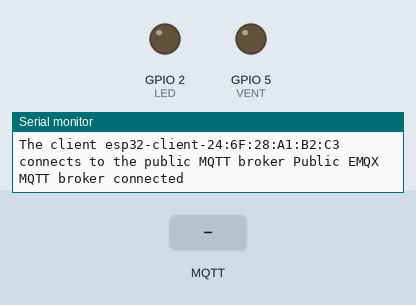
A sketch run on a simulated ESP32. Parts: output pins drawn as LEDs (lit = HIGH), the last lines printed to the serial monitor. The test bench sets the inputs (shaded band). WiFi joins after 1.5 s; servers stay silent unless stated; no MQTT or app messages arrive unless stated.

Above: at 2.7 s.
2.8 s: MQTT message "1" arrives on the first subscribed topic
At 3.6 s:
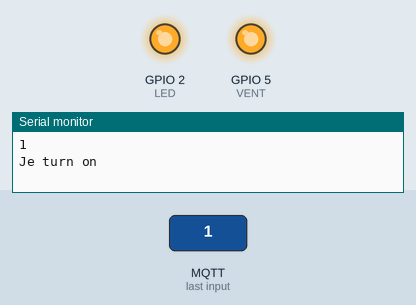
4.3 s: MQTT message "0" arrives on the first subscribed topic
At 4.7 s:
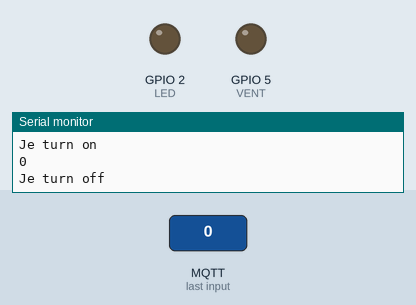
Timing chart, 0 to 7.3 s (numbered marks = the images above; inputs shaded):
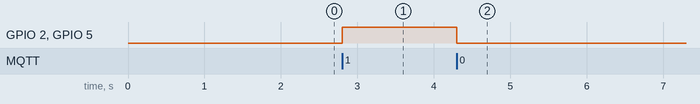

Measured:
- after the input at 2.8 s, GPIO 2 (LED), GPIO 5 (VENT): LOW → HIGH at once
- after the input at 4.3 s, GPIO 2 (LED), GPIO 5 (VENT): HIGH → LOW at once

The sketch:

sprint2.ino
```cpp
#include "WiFi.h"
#include "PubSubClient.h"
#include <WiFiClientSecure.h>

#define LED 2
#define ON 4
#define VENT 5

// WiFi
const char *ssid = "Pixel_2035";
const char *password = "chauffage";
//MQTT Broker
const char *mqtt_broker = "3f68ce49b7714ea2ac988e755d35fd99.s1.eu.hivemq.cloud"; //148.60.35.79 sur univ rennes, sinon sur pixel
const char *topic = "CONTROL";
const char *mqtt_username = "chauffapagnan";
const char *mqtt_password = "Chauffapagnan24";
const int mqtt_port = 8883;
WiFiClientSecure espClient;
PubSubClient client(espClient);

boolean led = false;


void callback(char* topic, byte* payload, unsigned int length) {
  char msg[length];
  for (int i = 0; i < length; i++) {
    msg[i] = (char) payload[i];
  }
  msg[length] = '\0';

  Serial.print(msg);
  Serial.print("\n");

  if(strcmp(msg, "1")==0){
    Serial.print("Je turn on\n");
    digitalWrite(LED, HIGH);
    digitalWrite(VENT, HIGH);
  }

  if(strcmp(msg, "0")==0){
    Serial.print("Je turn off\n");
    digitalWrite(LED, LOW);
    digitalWrite(VENT, LOW);
  }


      /*
       Serial.print("Message:");
       for (int i = 0; i < length; i++) {
           Serial.print((char) payload[i]);
       }
       Serial.println(led);
       Serial.println("-----------------------");
       led = !led;
       if(led){
        digitalWrite(LED, HIGH);
       }
       else{
        digitalWrite(LED, LOW);
       }
       */
}


void setup() {
  //Initialisation de la communication Serial et Wifi
  Serial.begin(115200);
  WiFi.begin(ssid, password);
  while(WiFi.status()!=WL_CONNECTED){
    delay(500);
    Serial.println("Connecting to wifi...");
  }

  client.setServer(mqtt_broker, mqtt_port);
  client.setCallback(callback);
  while (!client.connected()) {
      String client_id = "esp32-client-";
      client_id += String(WiFi.macAddress());
      Serial.printf("The client %s connects to the public MQTT broker ", client_id.c_str());
      if (client.connect(client_id.c_str(), mqtt_username, mqtt_password)) {
          Serial.println("Public EMQX MQTT broker connected");
      } else {
          Serial.print("failed with state ");
          Serial.println(client.state());
          delay(2000);
      }
  }
  // publish and subscribe
  client.publish(topic, "Salut, Je suis L'ESP32");
  client.subscribe(topic);

  //Init des pins
  pinMode(LED, OUTPUT);
  pinMode(ON, INPUT_PULLUP);
  pinMode(VENT, OUTPUT);
}

void loop() {
  client.loop();
}
```
